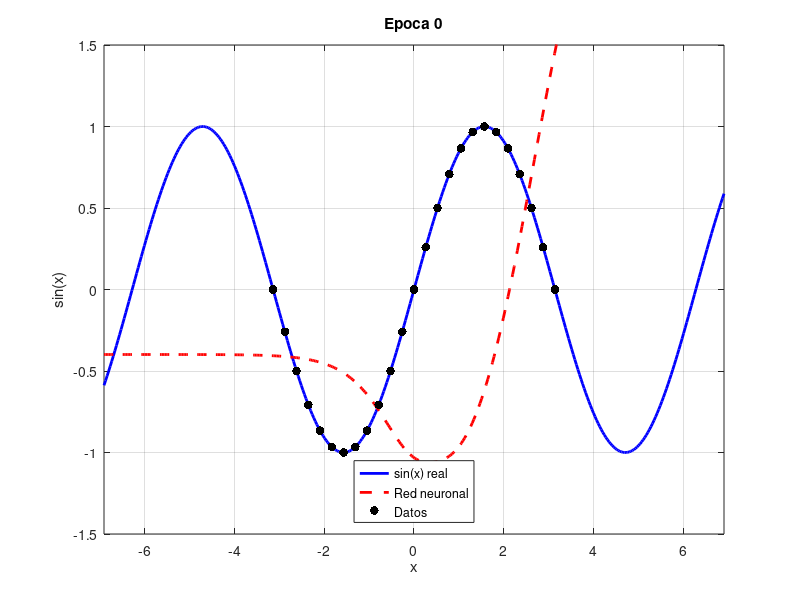

MATLAB code for this plot: (Note: this script raises an error after producing the figure.)
%% Aproximacion de f(x) = sin(x)
% Red neuronal con 1 capa oculta
% Activacion tanh con desplazamiento (bias por neurona)
% Entrenamiento mediante descenso del gradiente
clear; close all; clc;
%% ---------------- DATOS DE ENTRENAMIENTO ----------------
x_train = linspace(-pi, pi, 25); % más puntos para seno
y_train = sin(x_train);
%% ---------------- PESOS EN LA PERDIDA -------------------
p = ones(size(x_train));
p(1)   = 1;   % extremo izquierdo
p(end) = 1;   % extremo derecho
%% ---------------- FUNCION OBJETIVO ----------------------
f = @(x) sin(x);
%% ---------------- PARAMETROS DE LA RED ------------------
N = 4;                  % numero de neuronas ocultas
A  = @(x) tanh(x);
dA = @(x) 1 - tanh(x).^2;
%% ---------------- INICIALIZACION ------------------------
rng(1)
a = randn(1,N);         % pesos de salida
w = 2*randn(1,N);       % pesos de entrada
b = randn(1,N);         % desplazamientos
c = randn;              % bias final
%% ---------------- ENTRENAMIENTO -------------------------
eta = 0.01;
epochs = 1000;
%% ---------------- DOMINIO PARA GRAFICAS -----------------
x_plot = linspace(-2.2* pi, 2.2* pi, 400);
y_true = f(x_plot);
%% ---------------- PREPARAR GIF --------------------------
gif_filename = fullfile(getenv('USERPROFILE'),'Downloads','entrenamiento_tanh_bias_seno.gif');
figure
for epoch = 0:epochs
 %% --------- FORWARD ---------
y_pred = zeros(size(x_train));
for i = 1:N
   y_pred = y_pred + a(i)*A(w(i)*x_train + b(i));
end
y_pred = y_pred + c;
%% --------- ERROR PONDERADO ---------
error = p .* (y_pred - y_train);
Loss_hist(epoch+1) = sum(p .* (y_pred - y_train).^2);
%% --------- GRADIENTES -------
da = zeros(1,N);
dw = zeros(1,N);
db = zeros(1,N);
for i = 1:N
   z = w(i)*x_train + b(i);
   da(i) = sum(error .* A(z));
   dw(i) = sum(error .* a(i) .* dA(z) .* x_train);
   db(i) = sum(error .* a(i) .* dA(z));
end
dc = sum(error);
%% --------- ACTUALIZACION ----
a = a - eta*da;
w = w - eta*dw;
b = b - eta*db;
c = c - eta*dc;
%% --------- VISUALIZACION ----
if (epoch <= 100 && mod(epoch,50)==0) || ...
  (epoch > 100  && mod(epoch,100)==0) || ...
  epoch == epochs
   y_net = zeros(size(x_plot));
   for i = 1:N
       y_net = y_net + a(i)*A(w(i)*x_plot + b(i));
   end
   y_net = y_net + c;
   plot(x_plot,y_true,'b','LineWidth',2); hold on
   plot(x_plot,y_net,'r--','LineWidth',2)
   scatter(x_train,y_train,40,'k','filled')
   hold off
   grid on
   xlabel('x')
   ylabel('sin(x)')
   title(['Epoca ',num2str(epoch)])
   legend('sin(x) real','Red neuronal','Datos','Location','South')
   axis([-2.2*pi 2.2*pi -1.5 1.5])
   drawnow
   %% --------- GUARDAR GIF -----
   frame = getframe(gcf);
   im = frame2im(frame);
   [A_gif,map] = rgb2ind(im,256,'nodither');
   if epoch == 0
       imwrite(A_gif,map,gif_filename,'gif', ...
           'LoopCount',Inf,'DelayTime',0.5);
   else
       imwrite(A_gif,map,gif_filename,'gif', ...
           'WriteMode','append','DelayTime',0.5);
   end
end
end
%% --------- IMPRIMIR VALOR FINAL DE LA PÉRDIDA ----------
fprintf('Valor final de la función de pérdida: L = %.6f\n', Loss_hist(end));
